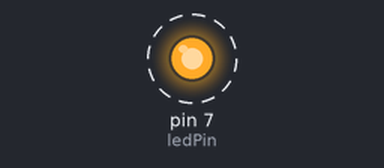
This sketch was run on a simulated Arduino Uno, built with avr-gcc and run on an emulated ATmega328P. On the bench: output pins drawn as LEDs (lit = HIGH). Dashed ring = blinking.

Above: at 0.05 s.
Timing chart, 0 to 3.0 s (numbered marks = the images above):
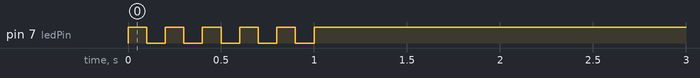

The sketch:

05_practice-2.ino
```cpp
const int ledPin = 7;
int cycleCount = 0;

void setup() {
  pinMode(ledPin, OUTPUT);
}

void loop() {
  while (cycleCount < 5) {
    digitalWrite(ledPin, HIGH); // Turn on the LED
    delay(100); // 100 millisecond delay
    digitalWrite(ledPin, LOW); // Turn off the LED
    delay(100); // 100 millisecond delay
    cycleCount++; // Increment the cycle count
  }

  digitalWrite(ledPin, HIGH); // Turn off the LED after five cycles
}
```

Measured:
- by itself, pin 7 (ledPin): alternates HIGH for 0.10 s and LOW for 0.10 s, 11 changes in all, then stays HIGH
